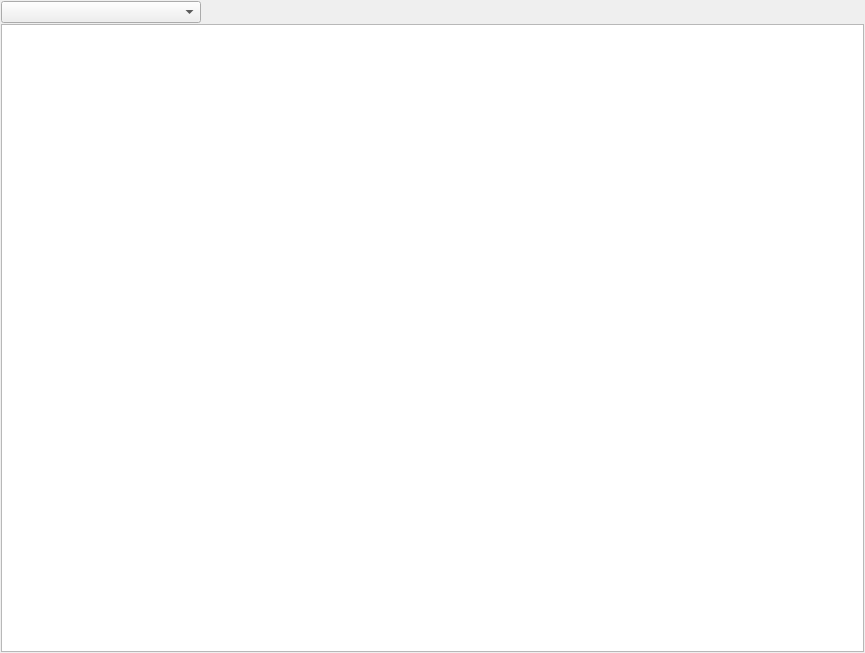
<?xml version="1.0" encoding="UTF-8"?>
<ui version="4.0">
 <class>Channels</class>
 <widget class="QWidget" name="Channels">
  <property name="geometry">
   <rect>
    <x>0</x>
    <y>0</y>
    <width>865</width>
    <height>653</height>
   </rect>
  </property>
  <property name="windowTitle">
   <string>Каналы</string>
  </property>
  <layout class="QVBoxLayout" name="verticalLayout">
   <property name="spacing">
    <number>1</number>
   </property>
   <property name="leftMargin">
    <number>1</number>
   </property>
   <property name="topMargin">
    <number>1</number>
   </property>
   <property name="rightMargin">
    <number>1</number>
   </property>
   <property name="bottomMargin">
    <number>1</number>
   </property>
   <item>
    <widget class="QComboBox" name="comboBox">
     <property name="sizePolicy">
      <sizepolicy hsizetype="Fixed" vsizetype="Fixed">
       <horstretch>0</horstretch>
       <verstretch>0</verstretch>
      </sizepolicy>
     </property>
     <property name="minimumSize">
      <size>
       <width>200</width>
       <height>0</height>
      </size>
     </property>
    </widget>
   </item>
   <item>
    <widget class="qtableviewext" name="tableView">
     <property name="dragDropOverwriteMode">
      <bool>false</bool>
     </property>
     <property name="dragDropMode">
      <enum>QAbstractItemView::DragDrop</enum>
     </property>
     <property name="defaultDropAction">
      <enum>Qt::CopyAction</enum>
     </property>
     <property name="selectionBehavior">
      <enum>QAbstractItemView::SelectRows</enum>
     </property>
     <attribute name="verticalHeaderVisible">
      <bool>false</bool>
     </attribute>
    </widget>
   </item>
  </layout>
 </widget>
 <customwidgets>
  <customwidget>
   <class>qtableviewext</class>
   <extends>QTableView</extends>
   <header>qtableviewext.h</header>
  </customwidget>
 </customwidgets>
 <resources/>
 <connections/>
</ui>
